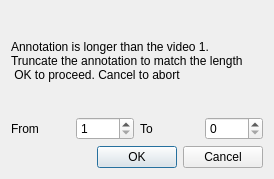
<?xml version="1.0" encoding="UTF-8"?>
<ui version="4.0">
 <class>TruncateAnnotationDialog</class>
 <widget class="QDialog" name="TruncateAnnotationDialog">
  <property name="geometry">
   <rect>
    <x>0</x>
    <y>0</y>
    <width>274</width>
    <height>179</height>
   </rect>
  </property>
  <property name="windowTitle">
   <string>Is this the correct annotation?</string>
  </property>
  <layout class="QVBoxLayout" name="verticalLayout">
   <item>
    <widget class="QLabel" name="label">
     <property name="text">
      <string>Annotation is longer than the video 1.
Truncate the annotation to match the length
 OK to proceed. Cancel to abort</string>
     </property>
     <property name="textFormat">
      <enum>Qt::PlainText</enum>
     </property>
     <property name="scaledContents">
      <bool>false</bool>
     </property>
     <property name="indent">
      <number>0</number>
     </property>
    </widget>
   </item>
   <item>
    <layout class="QHBoxLayout" name="horizontalLayout">
     <item>
      <widget class="QLabel" name="label_2">
       <property name="text">
        <string>From</string>
       </property>
      </widget>
     </item>
     <item>
      <widget class="QSpinBox" name="from_spinbox">
       <property name="minimum">
        <number>1</number>
       </property>
      </widget>
     </item>
     <item>
      <widget class="QLabel" name="label_3">
       <property name="text">
        <string>To</string>
       </property>
      </widget>
     </item>
     <item>
      <widget class="QSpinBox" name="to_spinbox"/>
     </item>
    </layout>
   </item>
   <item>
    <widget class="QDialogButtonBox" name="buttonBox">
     <property name="orientation">
      <enum>Qt::Horizontal</enum>
     </property>
     <property name="standardButtons">
      <set>QDialogButtonBox::Cancel|QDialogButtonBox::Ok</set>
     </property>
    </widget>
   </item>
  </layout>
 </widget>
 <resources/>
 <connections>
  <connection>
   <sender>buttonBox</sender>
   <signal>accepted()</signal>
   <receiver>TruncateAnnotationDialog</receiver>
   <slot>accept()</slot>
   <hints>
    <hint type="sourcelabel">
     <x>248</x>
     <y>254</y>
    </hint>
    <hint type="destinationlabel">
     <x>157</x>
     <y>274</y>
    </hint>
   </hints>
  </connection>
  <connection>
   <sender>buttonBox</sender>
   <signal>rejected()</signal>
   <receiver>TruncateAnnotationDialog</receiver>
   <slot>reject()</slot>
   <hints>
    <hint type="sourcelabel">
     <x>316</x>
     <y>260</y>
    </hint>
    <hint type="destinationlabel">
     <x>286</x>
     <y>274</y>
    </hint>
   </hints>
  </connection>
 </connections>
</ui>
